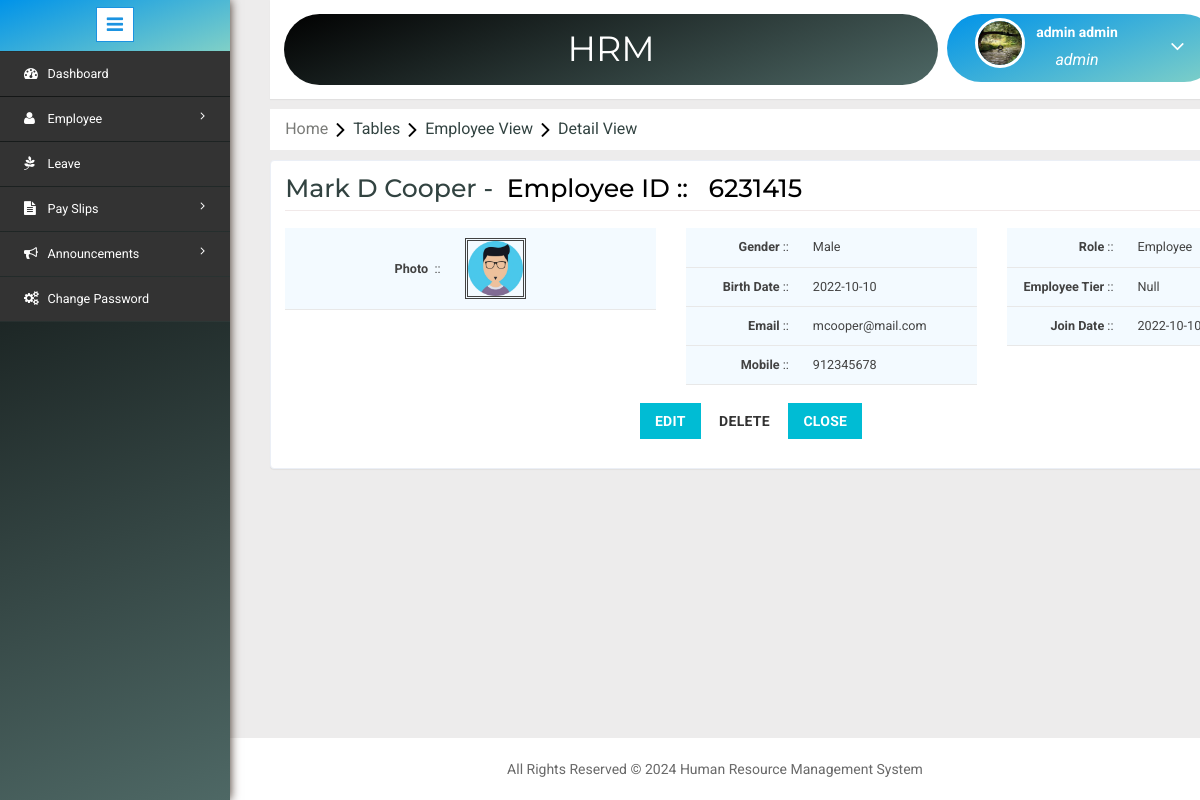
The app's page /detailview.php?employeeid=2 (signed in) with its own data.
### tables this page shows
CREATE TABLE `employee` (
  `EmpId` bigint(20) NOT NULL,
  `EmployeeId` varchar(11) NOT NULL,
  `FirstName` varchar(200) NOT NULL,
  `MiddleName` varchar(200) NOT NULL,
  `LastName` varchar(200) NOT NULL,
  `Birthdate` date NOT NULL,
  `Gender` int(10) NOT NULL,
  `Mobile` decimal(10,0) NOT NULL,
  `Email` varchar(200) NOT NULL,
  `Password` varchar(25) NOT NULL,
  `CreatedBy` bigint(20) NOT NULL,
  `CreatedDate` datetime NOT NULL,
  `ModifiedBy` bigint(20) DEFAULT NULL,
  `ModifiedDate` datetime DEFAULT NULL,
  `JoinDate` date NOT NULL,
  `LeaveDate` date DEFAULT NULL,
  `LastLogin` datetime DEFAULT NULL,
  `LastLogout` datetime DEFAULT NULL,
  `StatusId` int(11) NOT NULL,
  `RoleId` int(11) NOT NULL,
  `ImageName` varchar(1000) DEFAULT NULL,
  `TierId` int(11) DEFAULT NULL,
  `BasicSalary` decimal(10,2) DEFAULT NULL,
  `CurrentSalary` decimal(10,2) DEFAULT NULL
);

CREATE TABLE `gender` (
  `GenderId` int(11) NOT NULL,
  `Name` varchar(15) NOT NULL
);

CREATE TABLE `role` (
  `RoleId` int(11) NOT NULL,
  `Name` varchar(200) NOT NULL
);

### detailview.php (the view, shortened to what this page needs)
<?php include('header.php'); ?>
<?php
	$dbs = new database();
	$db=$dbs->connection();
	$row = "";
	$gendern ="";
	$employeen = "";
	$rolen ="";
	if(isset($_GET['employeeid']))
	{
		$empid = $_GET['employeeid'];
		$view = mysqli_query($db,"select * from employee where EmpId='$empid'");
		$row = mysqli_fetch_assoc($view);
		$genderid = $row['Gender'];
		$gid = mysqli_query($db,"select * from gender where GenderId='$genderid'");
		$gendern = mysqli_fetch_assoc($gid);
		$tierid = $row['TierId'];
		$tid = mysqli_query($db,"select * from employee_tiers where TierId='$tierid'");
		$employeen = mysqli_fetch_assoc($tid);
		$roleid = $row['RoleId'];
		$rid= mysqli_query($db,"select * from role where RoleId='$roleid'");
		$rolen = mysqli_fetch_assoc($rid);
	}
?>
<link rel="stylesheet" type="text/css" href="css/table-style.css" />
<ol class="breadcrumb" style="margin: 10px 0px ! important;">
    <li class="breadcrumb-item"><a href="Home.php">Home</a><i class="fa fa-angle-right"></i>Tables<i class="fa fa-angle-right"></i>Employee View<i class="fa fa-angle-right"></i>Detail View</li>
</ol>
<form method="post">
<div class="validation-form" style="margin-top: 0;">
	<h2 style="text-transform: capitalize; margin: 0px;"><?php if($row) { echo $row['FirstName']."&nbsp;".$row['MiddleName']."&nbsp".$row['LastName'];} else { echo "Null"; } ?> -&nbsp;&nbsp;<font color="black"><?php if($row>0) { echo "Employee ID :: &nbsp;&nbsp;".$row['EmployeeId']; } else { echo "<b>Employee ID</b> :: &nbsp;&nbsp; Null"; }?></font></h2>
	<div class="row">
		<div class="col-md-5">
			<table>
				<tbody>
					<tr>
						<td rowspan="2" style="text-align: right;"><b>Photo</b>&nbsp; ::</td>
						<td rowspan="2"><img src="image/<?php if($row) { echo $row['ImageName']; } else{ echo "Null"; }?>" style=" height: 61px; border: double;"></td>
					</tr>
				</tbody>
			</table>
		</div>
		<div class="col-md-4">
			<table>
				<tbody>
					<tr>
						<td style="text-align: right;"><b>Gender</b> ::</td>
						<td><?php if($gendern) { echo ucfirst($gendern['Name']); } else{ echo "Null"; }?></td>
					</tr>
				</tbody>
				<tbody>
					<tr>
						<td style="text-align: right;"><b>Birth Date</b> ::</td>
						<td><?php if($row) { echo $row['Birthdate']; } else{ echo "Null"; }?></td>
					</tr>
				</tbody>
				<tbody>
					<tr>
						<td style="text-align: right;"><b>Email</b> ::</td>
						<td><?php if($row) { echo $row['Email']; } else{ echo "Null"; }?></td>
					</tr>
				</tbody>
				<tbody>
					<tr>
						<td style="text-align: right;"><b>Mobile</b> ::</td>
						<td><?php if($row) { echo $row['Mobile']; } else{ echo "Null"; }?></td>
					</tr>
				</tbody>
			</table>
		</div>
		<div class="col-md-3">
			<table>
				<tbody>
					<tr>
						<td style="text-align: right;"><b>Role</b> ::</td>
						<td><?php if($rolen) { echo ucfirst($rolen['Name']); } else{ echo "Null"; }?></td>
					</tr>
				</tbody>
				<tbody>
					<tr>
						<td style="text-align: right;"><b>Employee Tier</b> ::</td>
						<td><?php if($employeen) { echo $employeen['tier_name']; } else{ echo "Null"; }?></td>
					</tr>
				</tbody>
				<tbody>
					<tr>
						<td style="text-align: right;"><b>Join Date</b> ::</td>
						<td><?php if($row) { echo $row['JoinDate']; } else{ echo "Null"; }?></td>
					</tr>
				</tbody>
			</table>
		</div>
	</div>
	<div class="row" style="text-align: center; margin-top: 2%;">
		<div class="col-md-12 form-group">
            <button type="submit" name="edit" class="btn btn-primary">Edit</button>
            <button type="submit" name="delete" class="btn btn-default">Delete</button>
            <button type="submit" name="close" class="btn btn-primary">Close</button>
        </div>
	</div>
</div>
</form>
<?php include('footer.php'); ?>

### header.php (shortened to what this page needs)
<!DOCTYPE HTML>
<html>
<head>
<link href="css/bootstrap.min.css" rel='stylesheet' type='text/css' />
<link href="css/style.css" rel='stylesheet' type='text/css' />
<link rel="stylesheet" href="css/morris.css" type="text/css"/>
<link href="css/font-awesome.css" rel="stylesheet">
<link rel="stylesheet" href="css/icon-font.min.css" type='text/css' />
<link rel="stylesheet" type="text/css" href="dp/jquery.datetimepicker.css"/>
</head>
<body>
   <div class="page-container">
<div class="left-content">
	   <div class="mother-grid-inner">
				<div class="header-main">
					<div style="padding: 1.15em; margin-right: 0%; width: 70%;" class="logo-w3-agile">
						<h1 clas><a href="index.php">HRM</a></h1>
					</div>
						<div class="profile_details w3l" style="float: right; width: 29%;">
								<ul>
									<li class="dropdown profile_details_drop">
										<a href="#" class="dropdown-toggle" data-toggle="dropdown" aria-expanded="false">
											<div class="profile_img">
												<span class="prfil-img"><img src="image/<?php echo $_SESSION['User']['ImageName']?>" alt=""> </span>
												<div class="user-name">
													<p><?php echo $_SESSION['User']['FirstName']."&nbsp;".$_SESSION['User']['LastName']; ?></p>
													<span><?php echo $_SESSION['role']['Name']; ?></span>
												</div>
												<i class="fa fa-angle-down"></i>
												<div class="clearfix"></div>
											</div>
										</a>
									</li>
								</ul>
							</div>
				</div>

### footer.php (shortened to what this page needs)
<div style="margin-top: -20px;" class="copyrights">
	 <p>All Rights Reserved © <?= date("Y") ?> Human Resource Management System </p>
</div>
</div>
</div>
	<div class="sidebar-menu">
		<header class="logo1">
			<a href="#" class="sidebar-icon"> <span class="fa fa-bars"></span> </a>
		</header>
		<div class="menu">
			<ul id="menu">
				<li><a href="home.php"><i class="fa fa-tachometer"></i> <span>Dashboard</span><div class="clearfix"></div></a></li>
				<li><a href="#"><i class="fa fa-user"></i><span>Employee</span><span class="fa fa-angle-right" style="float: right"></span><div class="clearfix"></div></a>
				</li>
				<li><a href="leaverequest.php"><i class="fa fa-pagelines"></i><span>Leave</span></a></li>
				<li><a href="#"><i class="fa fa-file-text"></i><span>Pay Slips</span><span class="fa fa-angle-right" style="float: right"></span><div class="clearfix"></div></a>
				</li>
				<li><a href="#"><i class="fa fa-bullhorn"></i><span>Announcements</span><span class="fa fa-angle-right" style="float: right"></span><div class="clearfix"></div></a>
				</li>
				<li><a href="changepassword.php"><i class="fa fa-cogs"></i><span>Change Password</span></a></li>
			</ul>
		</div>
	</div>
							</div>
</body>
</html>

### css/table-style.css (style rules this page uses)
table { background: white; border-collapse: collapse; margin: 1.25em 0 0; width: 100%; }
table tr, table th, table td { border: none; border-bottom: 1px solid #e8e8e8; font-size: .95em; }
table th, table td { padding: 10px 12px; text-align: left; }
table tr td { background: #f3faff; color: #424242; }
table { width: 100%; }

### records on screen
employee: FirstName "Mark", MiddleName "D", LastName "Cooper", EmployeeId "6231415", ImageName (picture), Birthdate "2022-10-10", Email "mcooper@mail.com", Mobile "912345678", JoinDate "2022-10-10"
gender: Name "Male"
role: Name "Employee"

### other values on screen
$_SESSION['User']['FirstName'] "admin"
$_SESSION['User']['LastName'] "admin"
$_SESSION['role']['Name'] "admin"
